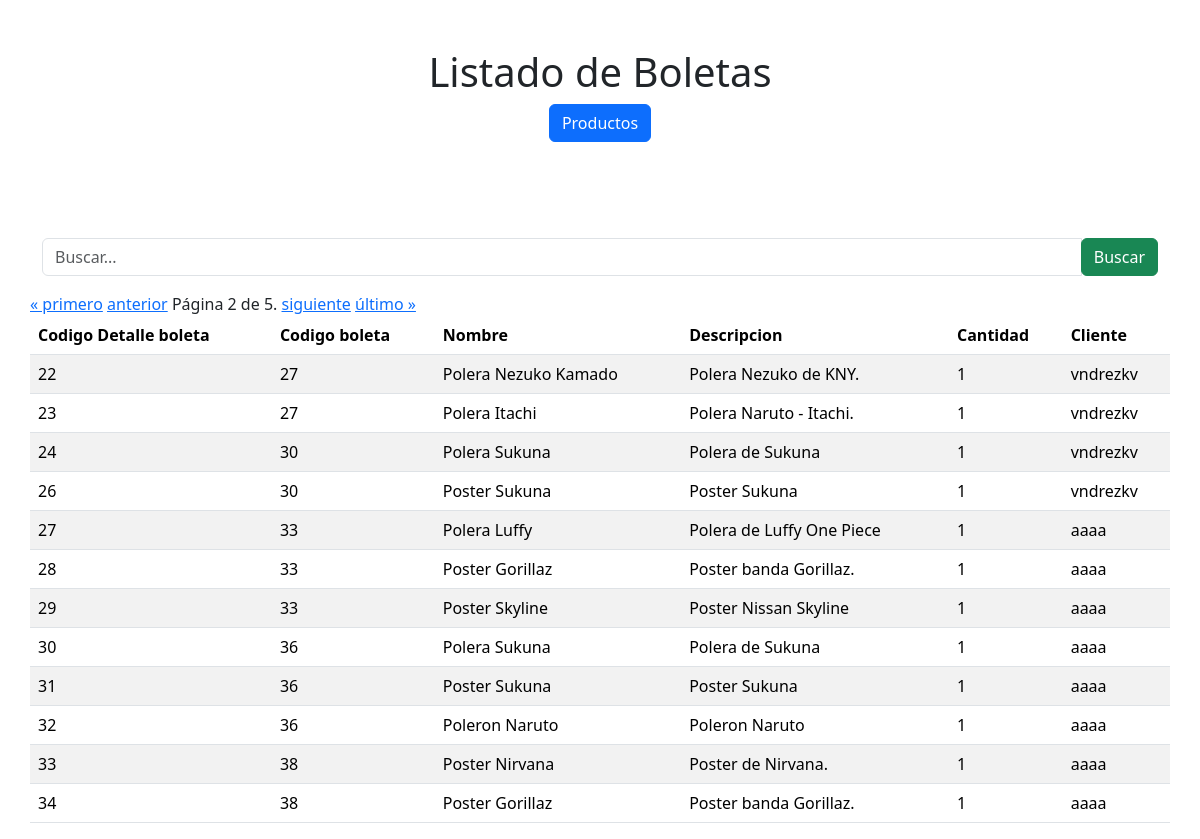
Screenshot of /adminchistorialcompras?page=2 with the database file from the repository.
### PosterinPag/models.py (models this page shows, shortened)
class detalle_boleta(models.Model):
    id = models.ForeignKey(boleta, blank=True, on_delete=models.CASCADE)
    id_detalle_boleta = models.AutoField(primary_key=True)
    id_producto = models.ForeignKey(Producto, on_delete=models.CASCADE)
    nombre_producto = models.CharField(max_length=200,default = "Prueba")
    descripcion_producto = models.TextField(null=True, blank=True,)
    cantidad = models.IntegerField()
    cliente = models.CharField(max_length=200,default = "Prueba")
    subtotal = models.BigIntegerField(null=True, blank=True)

class boleta(models.Model):
    id=models.AutoField(unique=True, primary_key=True,null=False)
    total=models.BigIntegerField()
    fechaCompra=models.DateTimeField(blank=False, null=False, default = datetime.datetime.now)
    def __str__(self):
        return str(self.id)

### PosterinPag/views.py (the view, shortened to what this page needs)
# urls.py: path('adminchistorialcompras',views.historial_compras, name='adminchistorialcompras'),
def historial_compras(request):
        queryset = request.GET.get("buscar")
        DETALETA=detalle_boleta.objects.all() # select * from DETALLE BOLETA
        paginator = Paginator(DETALETA, 12)  # Muestra 10 productos por página
        page_number = request.GET.get('page')
        page_obj = paginator.get_page(page_number)
        return render(request, 'producto/adminhistorialcompras.html', {'DETALETA':DETALETA,'page_obj':page_obj})

### PosterinPag/templates/producto/adminhistorialcompras.html (shortened to what this page needs)
{% block contenido %}
    <head><link
        href="https://cdn.jsdelivr.net/npm/bootstrap@5.3.3/dist/css/bootstrap.min.css"
        rel="stylesheet"
      /></head>
    <center>
      <br>
    <div><div class="container ">
        <h1>Listado de Boletas</h1><a href="{% url 'productos' %}"><input class="btn btn-primary" type="button" value="Productos" ></a>
      </div>
    </center>
    <div class="container">
      <div class="row">
        <div class="col-md-12 search">
          <form method="get">
            <div id="custom-search-input">
              <div class="input-group col-md-12">
                <input type="text" class="form-control" placeholder="Buscar..." name="buscar">
                <span class="input-group-list">
                  <button type="submit" class="btn btn-success">Buscar</button>
                </span>
              </div>
            </div>
          </form>
        </div>
      </div>
    </div>
    <div class="container">
        <div class="row">
            <table class="table table-striped">
                <thead>
                  <tr>
                    <th scope="CODIGO BOLETA">Codigo Detalle boleta</th>
                    <th scope="CODIGO BOLETA">Codigo boleta</th>
                    <th scope="NOMBRE">Nombre</th>
                    <th scope="DESCRIPCION">Descripcion</th>
                    <th scope="CATEGORIA">Cantidad</th>
                    <th scope="CATEGORIA">Cliente</th>
                  </tr>
                </thead>
                <tbody>
                    {% for x in page_obj %}
                    <tr>
                        <td>{{x.id_detalle_boleta}}</td>
                        <td>{{x.id}}</td>
                        <td>{{x.nombre_producto}}</td>
                        <td>{{x.descripcion_producto}}</td>
                        <td>{{x.cantidad}}</td>
                        <td>{{x.cliente}}</td>
                    {% endfor %}
                  </tr>
                </tbody>
                <div class="pagination">
                <span class="step-links">
                    {% if page_obj.has_previous %}
                        <a href="?page=1">&laquo; primero</a>
                        <a href="?page={{ page_obj.previous_page_number }}">anterior</a>
                    {% endif %}
                    <span class="current">
                        Página {{ page_obj.number }} de {{ page_obj.paginator.num_pages }}.
                    </span>
                    {% if page_obj.has_next %}
                        <a href="?page={{ page_obj.next_page_number }}">siguiente</a>
                        <a href="?page={{ page_obj.paginator.num_pages }}">último &raquo;</a>
                    {% endif %}
                </span>
              </div>
              </table>
        </div>
    </div>
{% endblock %}

### rows the page displays
detalle_boleta: id_detalle_boleta "22", id "27", nombre_producto "Polera Nezuko Kamado", descripcion_producto "Polera Nezuko de KNY.", cantidad "1", cliente "vndrezkv"
detalle_boleta: id_detalle_boleta "23", id "27", nombre_producto "Polera Itachi", descripcion_producto "Polera Naruto - Itachi.", cantidad "1", cliente "vndrezkv"
detalle_boleta: id_detalle_boleta "24", id "30", nombre_producto "Polera Sukuna", descripcion_producto "Polera de Sukuna", cantidad "1", cliente "vndrezkv"
detalle_boleta: id_detalle_boleta "26", id "30", nombre_producto "Poster Sukuna", descripcion_producto "Poster Sukuna", cantidad "1", cliente "vndrezkv"
detalle_boleta: id_detalle_boleta "27", id "33", nombre_producto "Polera Luffy", descripcion_producto "Polera de Luffy One Piece", cantidad "1", cliente "aaaa"
detalle_boleta: id_detalle_boleta "28", id "33", nombre_producto "Poster Gorillaz", descripcion_producto "Poster banda Gorillaz.", cantidad "1", cliente "aaaa"
detalle_boleta: id_detalle_boleta "29", id "33", nombre_producto "Poster Skyline", descripcion_producto "Poster Nissan Skyline", cantidad "1", cliente "aaaa"
detalle_boleta: id_detalle_boleta "30", id "36", nombre_producto "Polera Sukuna", descripcion_producto "Polera de Sukuna", cantidad "1", cliente "aaaa"
detalle_boleta: id_detalle_boleta "31", id "36", nombre_producto "Poster Sukuna", descripcion_producto "Poster Sukuna", cantidad "1", cliente "aaaa"
detalle_boleta: id_detalle_boleta "32", id "36", nombre_producto "Poleron Naruto", descripcion_producto "Poleron Naruto", cantidad "1", cliente "aaaa"
detalle_boleta: id_detalle_boleta "33", id "38", nombre_producto "Poster Nirvana", descripcion_producto "Poster de Nirvana.", cantidad "1", cliente "aaaa"
detalle_boleta: id_detalle_boleta "34", id "38", nombre_producto "Poster Gorillaz", descripcion_producto "Poster banda Gorillaz.", cantidad "1", cliente "aaaa"

### other values shown
{{ page_obj.number }} "2"
{{ page_obj.paginator.num_pages }} "5"
